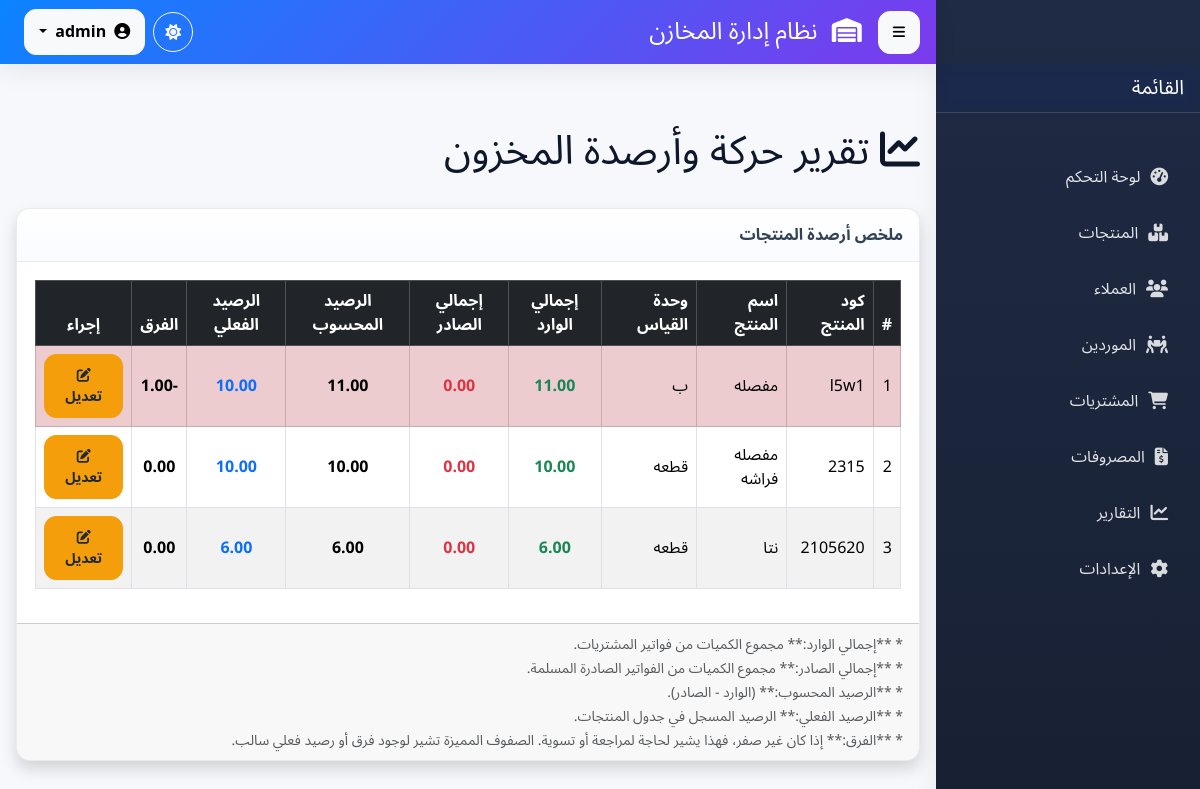
Page /admin/stock_report.php (signed in) on the committed database.
### tables this page shows
CREATE TABLE `products` (
  `id` int(11) NOT NULL COMMENT 'المعرف التلقائي للمنتج',
  `product_code` varchar(50) NOT NULL COMMENT 'كود المنتج الفريد',
  `name` varchar(255) NOT NULL COMMENT 'اسم المنتج',
  `description` text DEFAULT NULL COMMENT 'وصف المنتج (اختياري)',
  `unit_of_measure` varchar(50) NOT NULL COMMENT 'وحدة القياس (مثال: قطعة، كجم، لتر)',
  `current_stock` decimal(10,2) NOT NULL DEFAULT 0.00 COMMENT 'الرصيد الحالي في المخزن',
  `reorder_level` decimal(10,2) NOT NULL DEFAULT 0.00 COMMENT 'حد إعادة الطلب (التنبيه عند وصول الرصيد إليه أو أقل)',
  `created_at` timestamp NOT NULL DEFAULT current_timestamp() COMMENT 'تاريخ الإنشاء',
  `updated_at` timestamp NULL DEFAULT NULL ON UPDATE current_timestamp() COMMENT 'تاريخ آخر تعديل',
  `cost_price` decimal(10,2) NOT NULL DEFAULT 0.00,
  `selling_price` decimal(10,2) NOT NULL
);

### admin/stock_report.php (the view, shortened to what this page needs)
<?php
require_once dirname(__DIR__) . '/config.php';
$stock_data = [];
$sql = "SELECT
            p.id,
            p.product_code,
            p.name AS product_name,
            p.unit_of_measure,
            p.current_stock AS actual_current_stock,
            COALESCE(incoming.total_quantity, 0) AS total_incoming,
            COALESCE(outgoing.total_quantity, 0) AS total_outgoing
        FROM
            products p
        LEFT JOIN
            (SELECT product_id, SUM(quantity) AS total_quantity
             FROM purchase_invoice_items
             -- JOIN purchase_invoices pi_h ON purchase_invoice_items.purchase_invoice_id = pi_h.id WHERE pi_h.status = 'fully_received' -- أو الحالة التي تعتبرها وارد فعلي
             GROUP BY product_id) AS incoming ON p.id = incoming.product_id
        LEFT JOIN
            (SELECT soi.product_id, SUM(soi.quantity) AS total_quantity
             FROM invoice_out_items soi
             JOIN invoices_out io ON soi.invoice_out_id = io.id
             WHERE io.delivered = 'yes'
             GROUP BY soi.product_id) AS outgoing ON p.id = outgoing.product_id
        ORDER BY
            p.name ASC;";
$result_stock_report = $conn->query($sql);
if (!$result_stock_report) {
    $message = "<div class='alert alert-danger'>حدث خطأ أثناء جلب بيانات المخزون: " . $conn->error . "</div>";
} else {
    while ($row = $result_stock_report->fetch_assoc()) {
        $stock_data[] = $row;
    }
}
require_once BASE_DIR . 'partials/header.php';
require_once BASE_DIR . 'partials/sidebar.php';
$edit_product_link_base = BASE_URL . "admin/edit_product.php";
?>
<div class="container mt-5 pt-3">
    <div class="d-flex justify-content-between align-items-center mb-4">
        <h1><i class="fas fa-chart-line"></i> تقرير حركة وأرصدة المخزون</h1>
    </div>
    <div class="card shadow">
        <div class="card-header">
            ملخص أرصدة المنتجات
        </div>
        <div class="card-body">
            <div class="table-responsive">
                <table class="table table-striped table-hover table-bordered align-middle">
                    <thead class="table-dark">
                        <tr>
                            <th>#</th>
                            <th class="d-none d-md-table-cell">كود المنتج</th>
                            <th>اسم المنتج</th>
                            <th class="d-none d-md-table-cell">وحدة القياس</th>
                            <th class="text-center">إجمالي الوارد</th>
                            <th class="text-center">إجمالي الصادر</th>
                            <th class="text-center">الرصيد المحسوب</th>
                            <th class="text-center d-none d-md-table-cell">الرصيد الفعلي</th>
                            <th class="text-center d-none d-md-table-cell">الفرق</th>
                            <th class="text-center">إجراء</th> </tr>
                    </thead>
                    <tbody>
                        <?php if (!empty($stock_data)): ?>
                            <?php $counter = 1; ?>
                            <?php foreach($stock_data as $product_stock): ?>
                                <?php
                                    $calculated_stock = floatval($product_stock['total_incoming']) - floatval($product_stock['total_outgoing']);
                                    $actual_stock = floatval($product_stock['actual_current_stock']);
                                    $difference = $actual_stock - $calculated_stock;
                                    $row_class = '';
                                    if (abs($difference) > 0.001) {
                                        $row_class = 'table-danger';
                                    } elseif ($actual_stock < 0) {
                                        $row_class = 'table-warning';
                                    }
                                ?>
                                <tr class="<?php echo $row_class; ?>">
                                    <td><?php echo $counter++; ?></td>
                                    <td class="d-none d-md-table-cell"><?php echo htmlspecialchars($product_stock["product_code"]); ?></td>
                                    <td><?php echo htmlspecialchars($product_stock["product_name"]); ?></td>
                                    <td class="d-none d-md-table-cell"><?php echo htmlspecialchars($product_stock["unit_of_measure"]); ?></td>
                                    <td class="text-center text-success fw-bold"><?php echo number_format(floatval($product_stock['total_incoming']), 2); ?></td>
                                    <td class="text-center text-danger fw-bold"><?php echo number_format(floatval($product_stock['total_outgoing']), 2); ?></td>
                                    <td class="text-center fw-bold"><?php echo number_format($calculated_stock, 2); ?></td>
                                    <td class="text-center fw-bolder d-none d-md-table-cell <?php if($actual_stock < 0) echo 'text-danger'; elseif ($actual_stock == 0 && $calculated_stock !=0 && abs($difference) > 0.001) echo 'text-warning'; else echo 'text-primary'; ?>">
                                        <?php echo number_format($actual_stock, 2); ?>
                                    </td>
                                    <td class="text-center fw-bolder d-none d-md-table-cell">
                                        <?php echo number_format($difference, 2); ?>
                                    </td>
                                    <td class="text-center">
                                        <form action="<?php echo $edit_product_link_base; ?>" method="post" class="d-inline">
                                            <button type="submit" class="btn btn-warning btn-sm" title="تعديل بيانات المنتج والرصيد الفعلي">
                                                <i class="fas fa-edit"></i> تعديل
                                            </button>
                                        </form>
                                    </td>
                                </tr>
                            <?php endforeach; ?>
                        <?php else: ?>
                            <tr>
                                <td colspan="10" class="text-center">لا توجد بيانات منتجات لعرضها.</td> </tr>
                        <?php endif; ?>
                    </tbody>
                </table>
            </div>
        </div>
        <div class="card-footer">
             <small class="text-muted">
                * **إجمالي الوارد:** مجموع الكميات من فواتير المشتريات.<br>
                * **إجمالي الصادر:** مجموع الكميات من الفواتير الصادرة المسلمة.<br>
                * **الرصيد المحسوب:** (الوارد - الصادر).<br>
                * **الرصيد الفعلي:** الرصيد المسجل في جدول المنتجات.<br>
                * **الفرق:** إذا كان غير صفر، فهذا يشير لحاجة لمراجعة أو تسوية. الصفوف المميزة تشير لوجود فرق أو رصيد فعلي سالب.
            </small>
        </div>
    </div>
</div>
<?php
require_once BASE_DIR . 'partials/footer.php';
?>

### assets/css/index.css (style rules this page uses)
:root { --primary: #0b84ff; --primary-600: #0a6be0; --primary-700: #0a58c8; --accent: #7c3aed; --accent-600: #6d28d9; --teal: #10b981; --amber: #f59e0b; --rose: #ef4444; --const:white; --bg: #f6f8fc; --surface: #ffffff; --surface-2: #f9fbff; --text: #0f172a; --text-soft: #334155; --muted: #64748b; --border: rgba(2,6,23,0.08); --radius: 14px; --radius-sm: 10px; --radius-lg: 20px; --shadow-1: 0 10px 24px rgba(15,23,42,0.06); --shadow-2: 0 12px 28px rgba(11,132,255,0.14); --ring: 0 0 0 4px rgba(11,132,255,0.18); --header-h: 64px; --sidebar-w: 264px; --sidebar-w-mini: 84px; --fast: .15s ease; --normal: .25s cubic-bezier(.2,.8,.2,1); --grad-1: linear-gradient(135deg, #0b84ff, #7c3aed); --grad-2: linear-gradient(135deg, #10b981, #0ea5e9); --grad-3: linear-gradient(135deg, #f59e0b, #ef4444); --grad-4: linear-gradient(135deg, #ef4444, #b91c1c); }
* { scrollbar-width: thin; scrollbar-color: var(--border) var(--surface); }
[data-app] { font-family: "Tajawal","Noto Sans Arabic",system-ui,-apple-system,Segoe UI,Roboto,Arial,sans-serif; color: var(--text); background: var(--bg); min-height: 100vh; -webkit-font-smoothing: antialiased; -moz-osx-font-smoothing: grayscale; }
[data-app] .container, [data-app] .container-fluid { padding-inline: 16px; }
::placeholder { color: var(--muted); opacity: 0.8; }
[data-app] .card { background: var(--surface); border: 1px solid var(--border); border-radius: var(--radius); box-shadow: var(--shadow-1); overflow: hidden; }
[data-app] .card-header { background: linear-gradient(180deg, var(--surface), var(--surface-2)); border-bottom: 1px solid var(--border); padding: 14px 16px; font-weight: 800; color: var(--text-soft); }
[data-app] .card-body { padding: 18px; }
[data-app] .btn { border-radius: 12px; font-weight: 800; padding: 10px 14px; transition: transform var(--fast), box-shadow var(--fast), background var(--fast); }
[data-app] .btn-warning { background: var(--amber); border-color: var(--amber); color: #1f2937; }

### rows in the picture
products: product_code "l5w1", name "مفصله", unit_of_measure "ب", total_incoming "11.00", total_outgoing "0.00", calculated_stock "11.00", current_stock "10.00", difference "-1.00"
products: product_code "2315", name "مفصله فراشه", unit_of_measure "قطعه", total_incoming "10.00", total_outgoing "0.00", calculated_stock "10.00", current_stock "10.00", difference "0.00"
products: product_code "2105620", name "نتا", unit_of_measure "قطعه", total_incoming "6.00", total_outgoing "0.00", calculated_stock "6.00", current_stock "6.00", difference "0.00"
